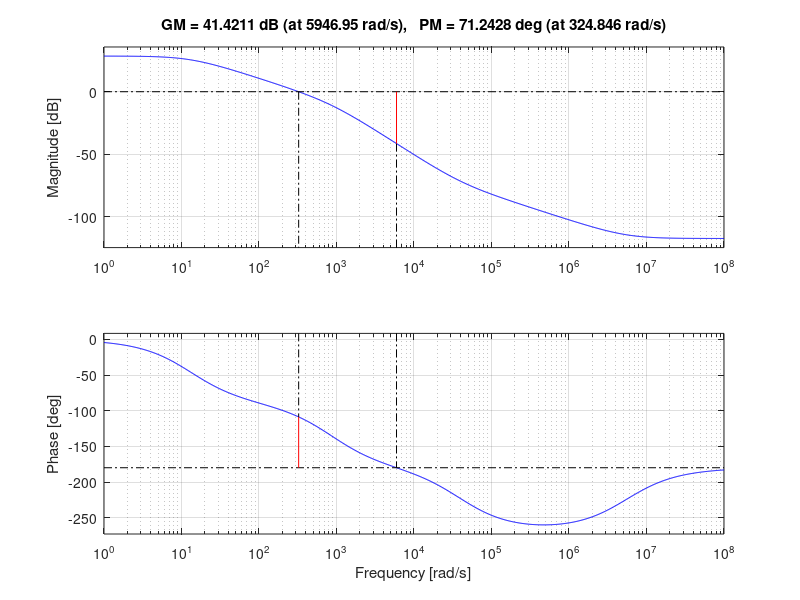
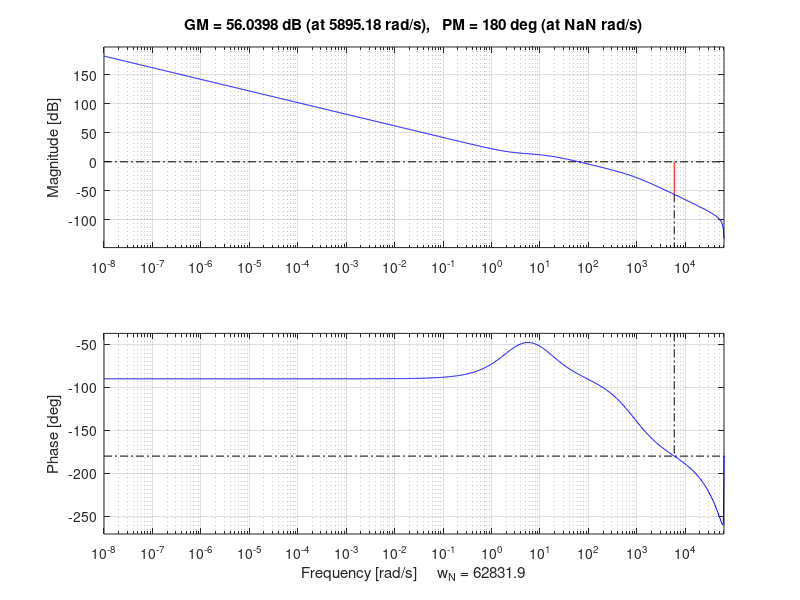
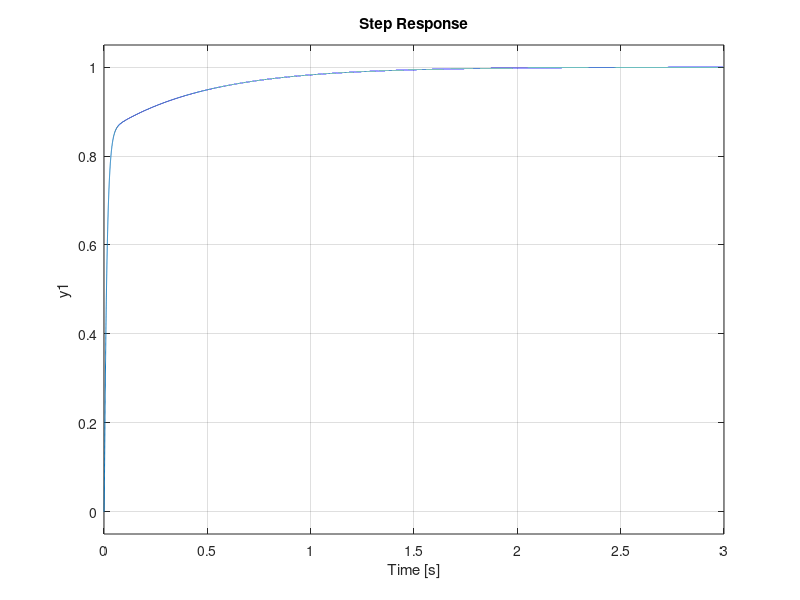

MATLAB code to generate these figures, in order: (Note: this script raises an error after producing the figures.)
clear, close all, clc;

% dSpace Lab Project
%% SimScape Simulation and Motor Parameters:
% A report must be made containing:
% Measurement of DC-motor parameters and comparision with datasheet
% Deriving the DC-motor transfer function
% Simulation of the system without controller (PWM, H-bridge, motor)
% Comparing transfer function with simulation
% Design minimum two controllers, compare and comment on pros and cons.
% Implement the two controllers in dSpace, and compare with simulation.

% The simulation will be performed in SimScape (see dSpaceLab.slx)

% The datasheet's DC-motor parameters:
%Ke = 0.0365; % [Vs/rad]
%Ra = 2.96; % [Ohm]
%La = 0.00251; % [H]
%Kv = 2.6*10^-6; % [Nms/rad]
%Jr = 4.2*10^-6; % [kg m^2]
Tf = 0.0042; % [Nm]
%Tf = 0;

% Ideas on how to measure:
% Ra: Apply known voltage at known rotation. R = (V-Ke*rads)/I
%     OR apply known voltage when fixing motor. R = V/I.
% La: Use an LCR meter
% Ke: Rotate at known speed and measure the winding voltage
% Kv: When using steady-state values, Kv = Ke * di/dw (d = delta)
% Jr: Apply a known torque, measure the acceleration (J = t/a)
% Tf?: Find lowest voltage that doesn't make the motor rotate?

% Measurements:
% Frequencies [100 Hz, 120 Hz, 1 kHz, 10 kHz, 100 kHz]
% La = [2.742e-3, 2.82e-3, 2.637e-3, 2.126e-3, 1.536e-3]
La = 2.637e-3
% Ra = 1.92/0.83; 0.95/0.41; 2.39/1.06; = 2.3
Ra = 1.92/0.83
% Ke = 6.07/(1560/60*2*pi); 10.62/(2800/60*2*pi); = 0.0365;
Ke = 6.07/(1560/60*2*pi)
% Kv = Ke * ((0.161-0.118)/((3500-1000)/60*2*pi)) = 6e-6;
%      OR Ke * ((0.161-0.149)/(3500-2450)/60*2*pi)) = 4e-6;
%
%   RPM = 1560 --> i = 0.260
%   RPM = 2390 --> i = 0.310
%
%   RPM = 2890 --> i = 0.33
%   RPM = 4490 --> i = 0.39
%
%   RPM = 1500 --> i = 0.25
%   RPM = 2390 --> i = 0.3
%
%   RPM = 2890 --> i = 0.33
%   RPM = 4490 --> i = 0.39
Kv = Ke * ((0.161-0.149)/((3500-2450)/60*2*pi))
% Jr = tau/acc  --> tau = I * Ke = 2 * Ke, acc = deltaY/deltaX = 
%                   ((1266.35-56.89)/60*2*pi)/(0.10005-0.02005)
tau = 2 * Ke;
acc = ((1266.35-56.89)/60*2*pi)/(0.10005-0.02005);
J = tau/acc % TOTAL INTERTIA

% Extra inertia load on setup
rho_alu = 2700;
%rho_steel = 7800;
r = 3/100;
h = 1/100;
mass_alu = r^2*pi*h*rho_alu;
%mass_steel = r^2*pi*h*rho_steel;

JL = 1/2 * mass_alu * r^2; % [kg m^2]

Jr = (J - JL)/2 % INERTIA FOR ONE MOTOR

% Resistor for load motor
RL = 10;

% For simulation
Vin = 24;
D = 1;
R_fet = 0.01; % [Ohm]
G_fet = 1e-8; % [1/Ohm]
T_calc = 50e-6;


%% Controller Design:
% A digital PI controller will be designed in two different ways.
% The DC motor system to be controlled has the transfer function:

A = [-2*Kv/J, Ke/J; -Ke/La, -Ra/La];
B = [0; 1/La];
C = [1, 0];
D = 0;

[num, den] = ss2tf(A,B,C,D)

G_DC = tf(num,den);
%figure(4)
%step(G_DC)

% The switching frequency is
f_sw = 750;

% The sampling frequency is
f_s = 20000;
T_s = 50e-6;


% A higher cross-frequency will mostly result in better control, but is
% also more difficult to attain. For testing, the following is used:
f_c = 10;
w_c = 2*pi*f_c;

% The DC motor model is mapped into the discrete domain and ZOH'd:
G_DC_d = c2d(G_DC, T_s);
G_DC_zoh = d2c(G_DC_d, 'Tustin');
figure(1)
[gain, phase] = bode(G_DC_zoh, w_c);
margin(G_DC_zoh)

% This model is then used for designing the two controllers. These are
% first designed in the continuous domain, and then later mapped.


% First the PI Controller:
% Proportional gain is adjusted to hit the cross-frequency.
kp = 1/gain;

% The integrator is then designed.
ki = 1; % Gain should not impact system
%tau_i = La/Ra; % If they are accurate, this is good. Else try wi = wc/10.
tau_i = 1/(w_c/25);

% The transfer function is thus
D_pi_num_s = kp*(ki*[tau_i 1]);
D_pi_den_s = [tau_i 0];
D_pi_s = tf(D_pi_num_s, D_pi_den_s);

% Re-calculate gain for accuracy
%[gain, phase] = bode(kp*D_pi_s*G_DC_zoh, w_c);
%kp = kp * 1/gain;
%D_pi_s = D_pi_s * kp;

% Which is mapped into the discrete domain
D_pi_z = c2d(D_pi_s, T_s, 'Tustin');

figure(2)
margin(G_DC_d*D_pi_z)

G_controlled = feedback(G_DC_d*D_pi_z, 1);
figure(3)
step(G_controlled)
%opt= stepDataOptions('StepAmplitude', 2000);
%step(G_controlled, opt)

% PI Controller values for Simulink:
Kp_pi = kp;
Ki_pi = ki/tau_i;


% Calculation of PI Controller using LSF with integrator:
T_settle = 0.1;
n = 3;
syms s_p;
eq = T_settle == 1.5*(1+n)*-1/s_p;
s_p = double(vpasolve(eq,s_p))
z_p = exp(s_p*T_s)

A_mark = [A [0; 0]; -C 0];
B_mark = [B; 0];

[Ad_mark, Bd_mark] = c2d(A_mark, B_mark, T_s);

K_LSF = acker(Ad_mark, Bd_mark, [z_p, z_p, z_p]);
K_LSF_i = -K_LSF(3)
K_LSF_p = [K_LSF(2) K_LSF(1)]
